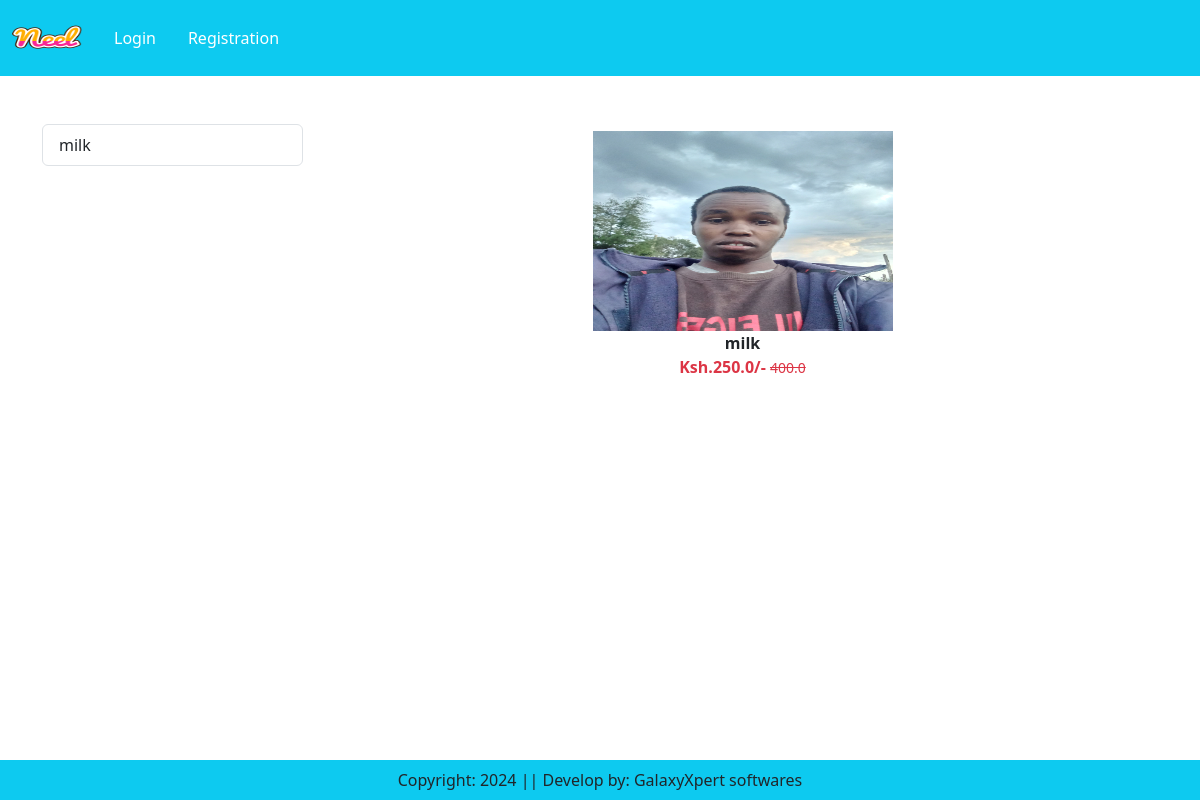
/category/CR, run on the app's committed database.
### appecommerce/models.py (models this page shows, shortened)
class Product(models.Model):
    title = models.CharField(max_length=100)
    selling_price = models.FloatField()
    discounted_price = models.FloatField()
    description = models.TextField()
    composition = models.TextField(default='')
    prodapp = models.TextField(default='')
    category = models.CharField(choices=CATEGORY_CHOICES, max_length=2)
    product_image = models.ImageField(upload_to='product')

### appecommerce/views.py (the view)
# urls.py: path('category/<slug:val>', views.CategoryView.as_view(), name="category"),
class CategoryView(View):
    def get(self, request, val):
        totalitem = 0
        if request.user.is_authenticated:
            totalitem = len(Cart.objects.filter(user=request.user))
        products = Product.objects.filter(category=val)
        title = Product.objects.filter(category=val).values('title')
        return render(request, 'appecommerce/category.html', locals())

### appecommerce/templates/appecommerce/category.html (shortened to what this page needs)
{% extends 'appecommerce/base.html' %}
{% load static %}
{% block main-content %}
   <div class="container my-5">
       <div class="row">
           <div class="col-sm-3">
               <div class="list-group">
                   {% for val in title %}
                     <a href="{% url 'category-title' val.title %}" class="list-group-item list-group-item-action" aria-current="true">{{val.title}}</a>
                   {% endfor %}
               </div>
           </div>
           <div class="col-sm-9">
               <div class="row">
                   {% for prod in products %}
                     <div class="col text-center mb-4">
                         <a href="{% url 'product-detail' prod.id %}" class="btn">
                             <div>
                                 <img src="{{prod.product_image.url}}" width="300px" height="200px" />
                                 <div class="fw-bold">{{prod.title}}</div>
                                 <div class="fw-bold text-danger">Ksh.{{prod.discounted_price}}/-
                                     <small class="fw-light text-decoration-line-through">{{prod.selling_price}}</small>
                                 </div>
                             </div>
                         </a>
                     </div>
                   {% endfor %}
               </div>
           </div>
       </div>
   </div>
{% endblock main-content %}

### data on the page
Product: product_image (picture), title "milk", discounted_price "250.0", selling_price "400.0"

### other printed values
{{ val.title }} "milk"
